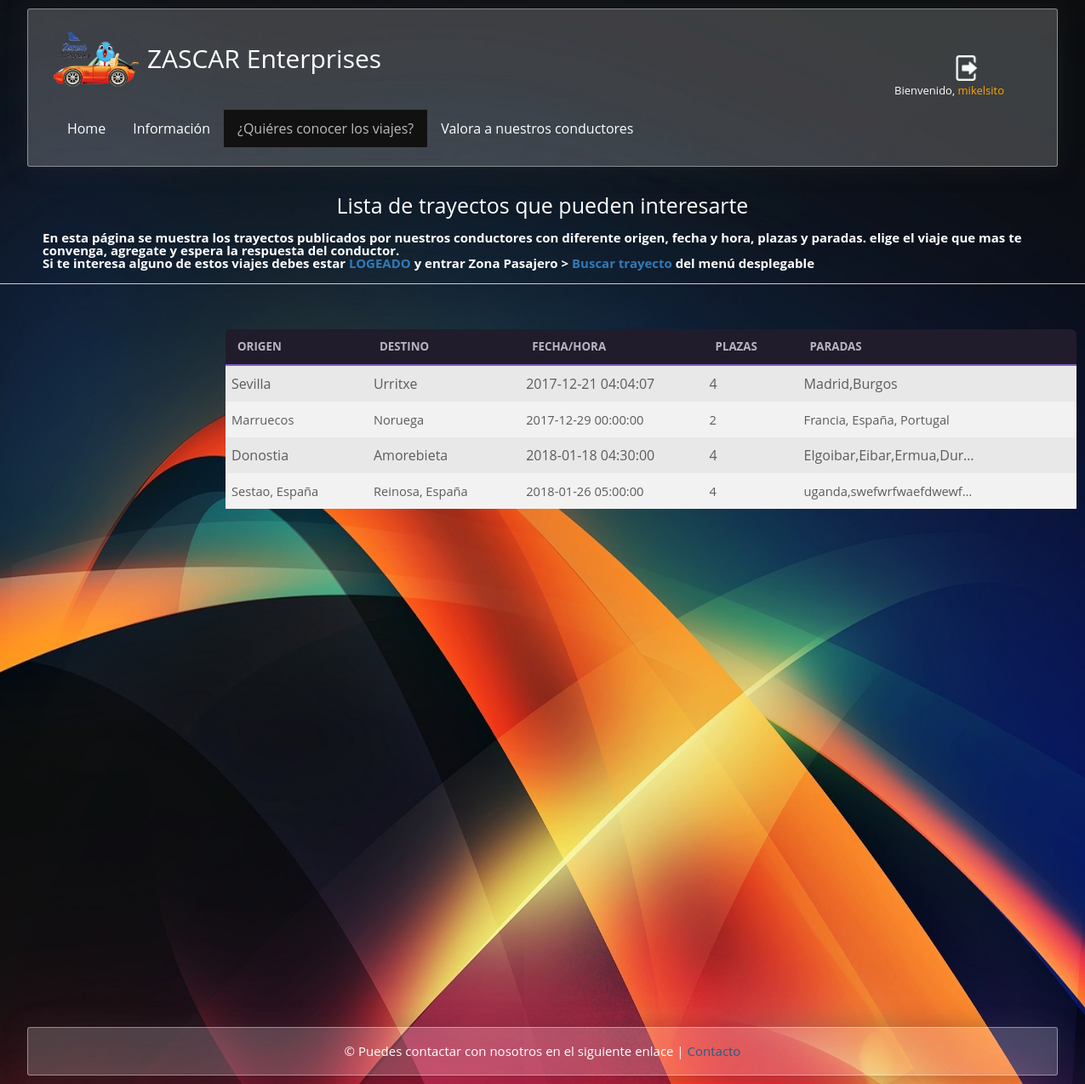
/controlador/controlador_listar_trayectos.php (signed in), run on the app's committed database.
### tables this page shows
CREATE TABLE `trayecto` (
  `idtrayecto` int(11) NOT NULL,
  `origen` varchar(40) NOT NULL,
  `destino` varchar(40) NOT NULL,
  `fecha_hora` datetime NOT NULL,
  `plazas` int(2) NOT NULL,
  `paradas` varchar(200) NOT NULL,
  `idusuario` int(11) NOT NULL
);

### controlador/controlador_listar_trayectos.php (called while the page is built)
<?php
 require_once("../modelo/trayectos.php");
$lista = new Trayectos();
$pd = $lista->listar_trayectos();
require_once("../vista/listarTrayectos.php");
?>

### conector/conector.php (called while the page is built)
<?php
class Conectar {
    public static function conexion() {
        $localhost = 'localhost';
        $usuario = 'root';
        $contrasena = '';
        $bbdd = 'zascar';
        $link = mysqli_connect($localhost, $usuario, $contrasena, $bbdd);
        $link->query("SET NAMES 'utf8'");
        return $link;
    }
}

### modelo/trayectos.php (called while the page is built, shortened)
<?php
require_once '../conector/conector.php';
class trayectos {
    private $link;
    private $usuario;
    public function __construct() {
        $this->link = Conectar::conexion();
        $this->usuario = array();
    }
    public function listar_trayectos() {
        $sql = "CALL listarTrayecto()";
        $consulta = $this->link->query($sql);
        while ($row = mysqli_fetch_array($consulta, MYSQLI_ASSOC)) {
            $this->usuario[] = $row;
        }
        return $this->usuario;
    }
}
?>

### vista/listarTrayectos.php (the view, shortened to what this page needs)
<!doctype html>
<html lang="en">
    <head>
        <link rel="stylesheet" href="https://maxcdn.bootstrapcdn.com/bootstrap/3.3.7/css/bootstrap.min.css">
        <link rel="stylesheet" href="../css/style.css">
    </head>
    <body>
        <header>
            <div id="logo"><img src="../img/logo.png">ZASCAR Enterprises
                <?php
                $now = time();
                if (isset($_SESSION['loggedin']) && $_SESSION['loggedin'] == true && $now < $_SESSION['expire']) {
                    echo "<a  href='../controlador/logout.php'><img class='login-img' src='../img/logoutbutton.png'/></a>";
                    echo "<p style='color:white;'>Bienvenido, ";
                    echo "<font color = 'orange'><a  href='../vista/miCuenta.php' style='color:orange;'>";
                    echo ($_SESSION['username']);
                    echo"</font></a>";
                    echo "</p>";
                } else {
                    session_destroy();
                    echo"<a  href='../vista/login.php'><img class='login-img' src='../img/loginbutton.png'/></a>";
                    echo "<p>Iniciar sesión</p>";
                }
                ?>
            </div>
            <br>
            <br>
            <nav>
                <ul>
                    <li><a href="../vista/index.php">Home</a></li>
                    <li><a href="../vista/informacion.php">Información</a></li>
                    <li><a href="#" class="active">¿Quiéres conocer los viajes?</a></li>
                    <li><a href="../vista/valorarConductores.php">Valora a nuestros conductores</a></li>
                </ul>
            </nav>
        </header>
        <br>
        <br>
        <h1 align="center">Lista de trayectos que pueden interesarte</h1>
        <br>
        <p><strong class="strindex">En esta página se muestra los trayectos publicados por nuestros conductores
            con diferente origen, fecha y hora, plazas y paradas. elige el viaje que mas te convenga, agregate y espera
            la respuesta del conductor.<p>
                Si te interesa alguno de estos viajes debes estar <strong><a href="../vista/login.php">LOGEADO</a></strong> y entrar Zona Pasajero > <strong><a href="../vista/buscarTrayectos.php"> Buscar trayecto </a></strong> del menú desplegable
            </strong> </p>
        <hr>
        <div class="margeneslista">
            <br>
            <div class="container">
                <div class="listWrap">
                    <ul class="list tabla-listar" >
                        <li>
                            <span>Origen</span>
                            <span>Destino</span>
                            <span>Fecha/Hora</span>
                            <span>Plazas</span>
                            <span>Paradas</span>
                            <span></span>
                        </li>
                        <?php
                        foreach ($pd as $trayecto) {
                            ?>
                            <li>
                                <span class="tabla-campos"><?php echo $trayecto["origen"]; ?></span>
                                <span class="tabla-campos"><?php echo $trayecto["destino"]; ?></span>
                                <span><?php echo $trayecto["fecha_hora"]; ?></span>
                                <span><?php echo $trayecto["plazas"]; ?></span>
                                <span class="tabla-campos"><?php echo $trayecto["paradas"]; ?></span>
                                <span><p></span>
                                <span><p></span>
                                <span><p></span>
                            </li>
                            <?php
                        }
                        ?>
                    </ul>
                </div>
            </div>
        </div>
        <footer>
            <p>&copy; Puedes contactar con nosotros en el siguiente enlace | <a href="../vista/contacto.php">Contacto</a></p>
        </footer>
    </body>
</html>

### data on the page
trayecto: origen "Sevilla", destino "Urritxe", fecha_hora "2017-12-21 04:04:07", plazas "4", paradas "Madrid,Burgos"
trayecto: origen "Marruecos", destino "Noruega", fecha_hora "2017-12-29 00:00:00", plazas "2", paradas "Francia, España, Portugal"
trayecto: origen "Donostia", destino "Amorebieta", fecha_hora "2018-01-18 04:30:00", plazas "4", paradas "Elgoibar,Eibar,Ermua,Dur…"
trayecto: origen "Sestao, España", destino "Reinosa, España", fecha_hora "2018-01-26 05:00:00", plazas "4", paradas "uganda,swefwrfwaefdwewf…"

### other printed values
$_SESSION['username'] "mikelsito"
